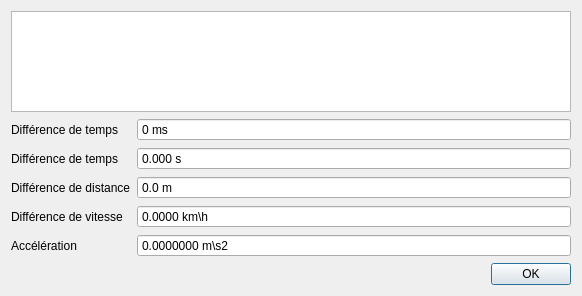
<?xml version="1.0" encoding="UTF-8"?>
<ui version="4.0">
 <class>LapDataCompartor</class>
 <widget class="QDialog" name="LapDataCompartor">
  <property name="geometry">
   <rect>
    <x>0</x>
    <y>0</y>
    <width>582</width>
    <height>296</height>
   </rect>
  </property>
  <property name="windowTitle">
   <string>Dialog</string>
  </property>
  <layout class="QVBoxLayout" name="verticalLayout">
   <item>
    <widget class="QTreeView" name="lapDataTreeView">
     <property name="sizePolicy">
      <sizepolicy hsizetype="Expanding" vsizetype="Maximum">
       <horstretch>0</horstretch>
       <verstretch>0</verstretch>
      </sizepolicy>
     </property>
     <property name="maximumSize">
      <size>
       <width>16777215</width>
       <height>150</height>
      </size>
     </property>
     <property name="styleSheet">
      <string notr="true"> QTreeView {
     show-decoration-selected: 1;
 }

 QTreeView::item {
      border: 1px solid #d9d9d9;
     border-top-color: transparent;
     border-bottom-color: transparent;
 }

 QTreeView::item:hover {
     background: qlineargradient(x1: 0, y1: 0, x2: 0, y2: 1, stop: 0 #e7effd, stop: 1 #cbdaf1);
     border: 1px solid #bfcde4;
 }

 QTreeView::item:selected {
     border: 1px solid #567dbc;
 }

 QTreeView::item:selected:active{
     background: qlineargradient(x1: 0, y1: 0, x2: 0, y2: 1, stop: 0 #6ea1f1, stop: 1 #567dbc);
 }

 QTreeView::item:selected:!active {
     background: qlineargradient(x1: 0, y1: 0, x2: 0, y2: 1, stop: 0 #6b9be8, stop: 1 #577fbf);
 }s</string>
     </property>
     <property name="animated">
      <bool>true</bool>
     </property>
    </widget>
   </item>
   <item>
    <layout class="QFormLayout" name="formLayout">
     <property name="fieldGrowthPolicy">
      <enum>QFormLayout::AllNonFixedFieldsGrow</enum>
     </property>
     <item row="0" column="0">
      <widget class="QLabel" name="timeDifferenceMsLabel">
       <property name="text">
        <string>Différence de temps</string>
       </property>
      </widget>
     </item>
     <item row="0" column="1">
      <widget class="QDoubleSpinBox" name="timeDifferenceMsDoubleSpinBox">
       <property name="readOnly">
        <bool>true</bool>
       </property>
       <property name="buttonSymbols">
        <enum>QAbstractSpinBox::NoButtons</enum>
       </property>
       <property name="suffix">
        <string> ms</string>
       </property>
       <property name="decimals">
        <number>0</number>
       </property>
       <property name="maximum">
        <double>100000.000000000000000</double>
       </property>
      </widget>
     </item>
     <item row="1" column="0">
      <widget class="QLabel" name="timeDifferenceSLabel">
       <property name="text">
        <string>Différence de temps</string>
       </property>
      </widget>
     </item>
     <item row="1" column="1">
      <widget class="QDoubleSpinBox" name="timeDifferenceSDoubleSpinBox">
       <property name="readOnly">
        <bool>true</bool>
       </property>
       <property name="buttonSymbols">
        <enum>QAbstractSpinBox::NoButtons</enum>
       </property>
       <property name="suffix">
        <string> s</string>
       </property>
       <property name="decimals">
        <number>3</number>
       </property>
       <property name="maximum">
        <double>100000.000000000000000</double>
       </property>
      </widget>
     </item>
     <item row="2" column="0">
      <widget class="QLabel" name="distanceDifferenceLabel">
       <property name="text">
        <string>Différence de distance</string>
       </property>
      </widget>
     </item>
     <item row="2" column="1">
      <widget class="QDoubleSpinBox" name="distanceDifferenceDoubleSpinBox">
       <property name="readOnly">
        <bool>true</bool>
       </property>
       <property name="buttonSymbols">
        <enum>QAbstractSpinBox::NoButtons</enum>
       </property>
       <property name="suffix">
        <string> m</string>
       </property>
       <property name="decimals">
        <number>1</number>
       </property>
       <property name="maximum">
        <double>100000.000000000000000</double>
       </property>
      </widget>
     </item>
     <item row="3" column="0">
      <widget class="QLabel" name="speedDifferenceLabel">
       <property name="text">
        <string>Différence de vitesse</string>
       </property>
      </widget>
     </item>
     <item row="3" column="1">
      <widget class="QDoubleSpinBox" name="speedDifferenceDoubleSpinBox">
       <property name="readOnly">
        <bool>true</bool>
       </property>
       <property name="buttonSymbols">
        <enum>QAbstractSpinBox::NoButtons</enum>
       </property>
       <property name="suffix">
        <string> km\h</string>
       </property>
       <property name="decimals">
        <number>4</number>
       </property>
       <property name="minimum">
        <double>-1000.000000000000000</double>
       </property>
       <property name="maximum">
        <double>1000.000000000000000</double>
       </property>
      </widget>
     </item>
     <item row="4" column="0">
      <widget class="QLabel" name="accelerationLabel">
       <property name="text">
        <string>Accélération</string>
       </property>
      </widget>
     </item>
     <item row="4" column="1">
      <widget class="QDoubleSpinBox" name="accelerationDoubleSpinBox">
       <property name="readOnly">
        <bool>true</bool>
       </property>
       <property name="buttonSymbols">
        <enum>QAbstractSpinBox::NoButtons</enum>
       </property>
       <property name="suffix">
        <string> m\s2</string>
       </property>
       <property name="decimals">
        <number>7</number>
       </property>
       <property name="minimum">
        <double>-1000.000000000000000</double>
       </property>
       <property name="maximum">
        <double>1000.000000000000000</double>
       </property>
      </widget>
     </item>
    </layout>
   </item>
   <item>
    <widget class="QDialogButtonBox" name="buttonBox">
     <property name="standardButtons">
      <set>QDialogButtonBox::Ok</set>
     </property>
    </widget>
   </item>
  </layout>
 </widget>
 <resources/>
 <connections>
  <connection>
   <sender>buttonBox</sender>
   <signal>accepted()</signal>
   <receiver>LapDataCompartor</receiver>
   <slot>accept()</slot>
   <hints>
    <hint type="sourcelabel">
     <x>524</x>
     <y>270</y>
    </hint>
    <hint type="destinationlabel">
     <x>198</x>
     <y>293</y>
    </hint>
   </hints>
  </connection>
 </connections>
</ui>
